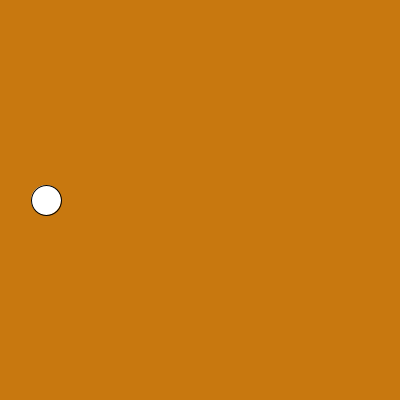
Frame 1 (no input)
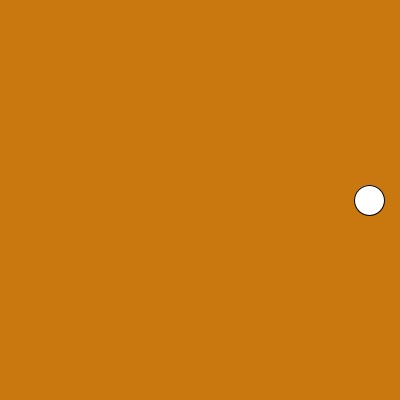
Frame 60 (the mouse pressed at the canvas centre just before this capture)
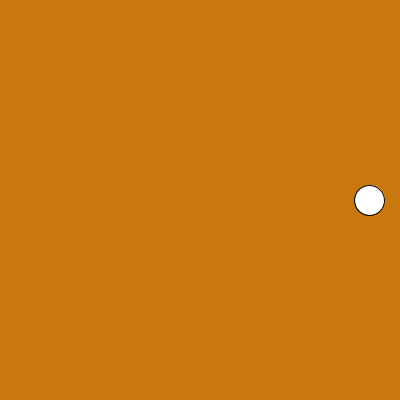
Frame 120 (the mouse held since frame 60 and released just before this capture)

The Processing sketch that drew these frames (run headless with seeded random() and noise(); from frame 60 on, the mouse is pressed at the canvas centre):

// Processing sketch: processing_96556
// ── processing_96556.pde

float x_position = 10;
float y_position = 10;
float endX = 370;
float endY = 100;
float easing =.1;
void setup () {
  size(400, 400);
  smooth();
}
void draw() {
  background(200, 120, 15);
  float totalDist = endX -x_position;//distance
  totalDist *=easing;
  x_position = x_position +totalDist;
  ellipse(x_position, height*.5, 30, 30);
}
